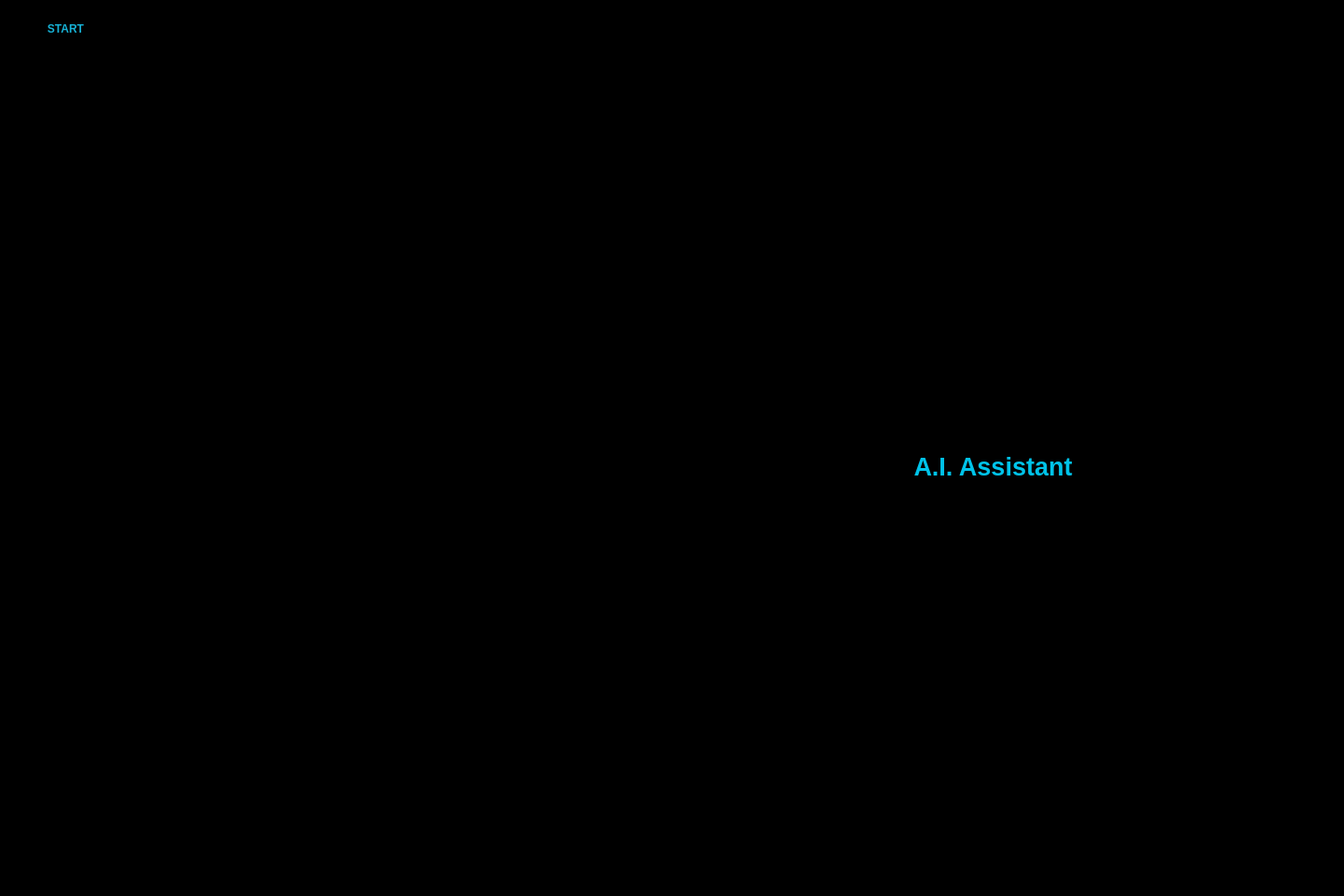
<?xml version="1.0" encoding="UTF-8"?>
<ui version="4.0">
 <class>AI_Assistant</class>
 <widget class="QMainWindow" name="AI_Assistant">
  <property name="geometry">
   <rect>
    <x>0</x>
    <y>0</y>
    <width>1442</width>
    <height>961</height>
   </rect>
  </property>
  <property name="windowTitle">
   <string>MainWindow</string>
  </property>
  <widget class="QWidget" name="centralwidget">
   <widget class="QLabel" name="main_bg">
    <property name="geometry">
     <rect>
      <x>-10</x>
      <y>-10</y>
      <width>1481</width>
      <height>971</height>
     </rect>
    </property>
    <property name="styleSheet">
     <string notr="true">background-color: rgb(0, 0, 0);</string>
    </property>
    <property name="text">
     <string>TextLabel</string>
    </property>
   </widget>
   <widget class="QLabel" name="param_board">
    <property name="geometry">
     <rect>
      <x>720</x>
      <y>150</y>
      <width>691</width>
      <height>241</height>
     </rect>
    </property>
    <property name="text">
     <string/>
    </property>
    <property name="pixmap">
     <pixmap>assets/chart.gif</pixmap>
    </property>
    <property name="scaledContents">
     <bool>false</bool>
    </property>
   </widget>
   <widget class="QLabel" name="menu">
    <property name="geometry">
     <rect>
      <x>530</x>
      <y>10</y>
      <width>411</width>
      <height>51</height>
     </rect>
    </property>
    <property name="text">
     <string/>
    </property>
    <property name="pixmap">
     <pixmap>assets/army.png</pixmap>
    </property>
    <property name="scaledContents">
     <bool>true</bool>
    </property>
   </widget>
   <widget class="QLabel" name="virtual_body">
    <property name="geometry">
     <rect>
      <x>-10</x>
      <y>80</y>
      <width>751</width>
      <height>771</height>
     </rect>
    </property>
    <property name="text">
     <string/>
    </property>
    <property name="pixmap">
     <pixmap>assets/olivia-black.gif</pixmap>
    </property>
    <property name="scaledContents">
     <bool>true</bool>
    </property>
   </widget>
   <widget class="QLabel" name="code_panel">
    <property name="enabled">
     <bool>true</bool>
    </property>
    <property name="geometry">
     <rect>
      <x>660</x>
      <y>350</y>
      <width>781</width>
      <height>641</height>
     </rect>
    </property>
    <property name="text">
     <string/>
    </property>
    <property name="pixmap">
     <pixmap>assets/code-border.png</pixmap>
    </property>
    <property name="scaledContents">
     <bool>true</bool>
    </property>
   </widget>
   <widget class="QPushButton" name="start_button">
    <property name="geometry">
     <rect>
      <x>30</x>
      <y>10</y>
      <width>81</width>
      <height>41</height>
     </rect>
    </property>
    <property name="styleSheet">
     <string notr="true">background-color: Transparent;
border-radius: none;
font-weight: bold;
color: rgb(22, 178, 214);
font: 15pt &quot;Arial&quot;;
</string>
    </property>
    <property name="text">
     <string>START</string>
    </property>
    <property name="icon">
     <iconset>
      <normaloff>assets/power_button.png</normaloff>assets/power_button.png</iconset>
    </property>
    <property name="iconSize">
     <size>
      <width>32</width>
      <height>32</height>
     </size>
    </property>
   </widget>
   <widget class="QTextBrowser" name="code_browser">
    <property name="geometry">
     <rect>
      <x>810</x>
      <y>560</y>
      <width>511</width>
      <height>221</height>
     </rect>
    </property>
    <property name="styleSheet">
     <string notr="true">background-color: transparent;
font: 15pt &quot;Arial&quot;;
font-weight: bold;
color: rgb(248, 182, 26);
</string>
    </property>
   </widget>
   <widget class="QTextBrowser" name="ai_text">
    <property name="geometry">
     <rect>
      <x>960</x>
      <y>480</y>
      <width>211</width>
      <height>41</height>
     </rect>
    </property>
    <property name="styleSheet">
     <string notr="true">background-color: transparent;
color: rgb(0, 195, 233);
font-weight: bold;
font: 20pt &quot;Arial&quot;;</string>
    </property>
    <property name="html">
     <string>&lt;!DOCTYPE HTML PUBLIC &quot;-//W3C//DTD HTML 4.0//EN&quot; &quot;http://www.w3.org/TR/REC-html40/strict.dtd&quot;&gt;
&lt;html&gt;&lt;head&gt;&lt;meta name=&quot;qrichtext&quot; content=&quot;1&quot; /&gt;&lt;style type=&quot;text/css&quot;&gt;
p, li { white-space: pre-wrap; }
&lt;/style&gt;&lt;/head&gt;&lt;body style=&quot; font-family:'Arial'; font-size:20pt; font-weight:400; font-style:normal;&quot;&gt;
&lt;p align=&quot;center&quot; dir='rtl' style=&quot; margin-top:0px; margin-bottom:0px; margin-left:0px; margin-right:0px; -qt-block-indent:0; text-indent:0px;&quot;&gt;&lt;span style=&quot; font-weight:600;&quot;&gt;A.I. Assistant&lt;/span&gt;&lt;/p&gt;&lt;/body&gt;&lt;/html&gt;</string>
    </property>
   </widget>
   <zorder>main_bg</zorder>
   <zorder>start_button</zorder>
   <zorder>menu</zorder>
   <zorder>virtual_body</zorder>
   <zorder>code_panel</zorder>
   <zorder>param_board</zorder>
   <zorder>code_browser</zorder>
   <zorder>ai_text</zorder>
  </widget>
 </widget>
 <resources/>
 <connections/>
</ui>
